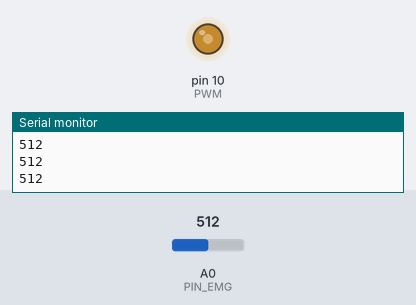
Recording of a sketch running on a simulated Arduino Uno, built with avr-gcc and run on an emulated ATmega328P. Shown: output pins drawn as LEDs (lit = HIGH), the last lines printed to the serial monitor. Inputs (shaded band) come from the test bench; at power-on: A0 (PIN_EMG) = 512.

Above: at 1.2 s.
1.3 s: A0 (PIN_EMG) set to 716
At 2.2 s:
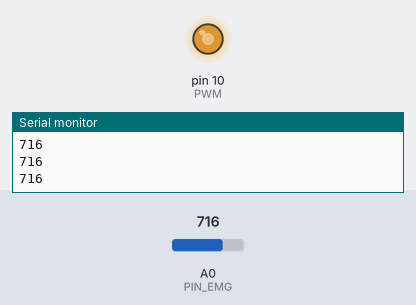
2.8 s: A0 (PIN_EMG) set to 900
At 3.4 s:
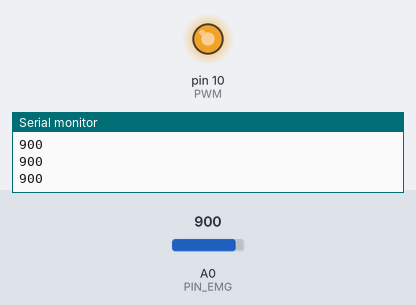
4.3 s: A0 (PIN_EMG) set to 122
At 5.5 s:
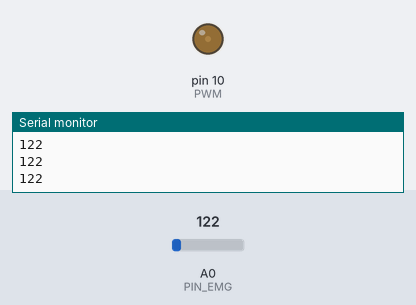
5.8 s: A0 (PIN_EMG) set to 0
At 6.8 s:
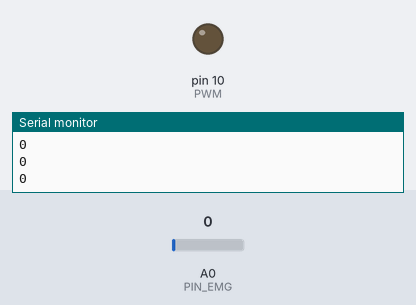
7.3 s: A0 (PIN_EMG) set to 511
At 8.0 s:
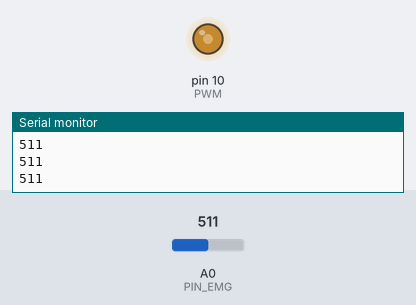
Timing chart, 0 to 9.8 s (numbered marks = the images above; inputs shaded):
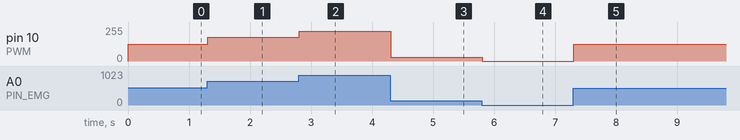

Measured:
- after the input at 1.3 s, pin 10 (PWM): 127/255 → 178/255 at once
- after the input at 2.8 s, pin 10 (PWM): 178/255 → 224/255 at once
- after the input at 4.3 s, pin 10 (PWM): 224/255 → 30/255 at once
- after the input at 5.8 s, pin 10 (PWM): 30/255 → 0/255 at once
- after the input at 7.3 s, pin 10 (PWM): 0/255 → 127/255 at once

The sketch:

regular_brillo_LED.ino
```cpp
#define PIN_EMG A0
int medida = 0;
int brillo = 0;

void setup() {
  Serial.begin(9600);
  pinMode(PIN_EMG, INPUT);
  pinMode(10, OUTPUT); //PWM

}

void loop() {
medida = analogRead(PIN_EMG);
Serial.println(medida);
brillo = map(medida, 0, 1023, 0, 255);
analogWrite(10, brillo);
}
```
